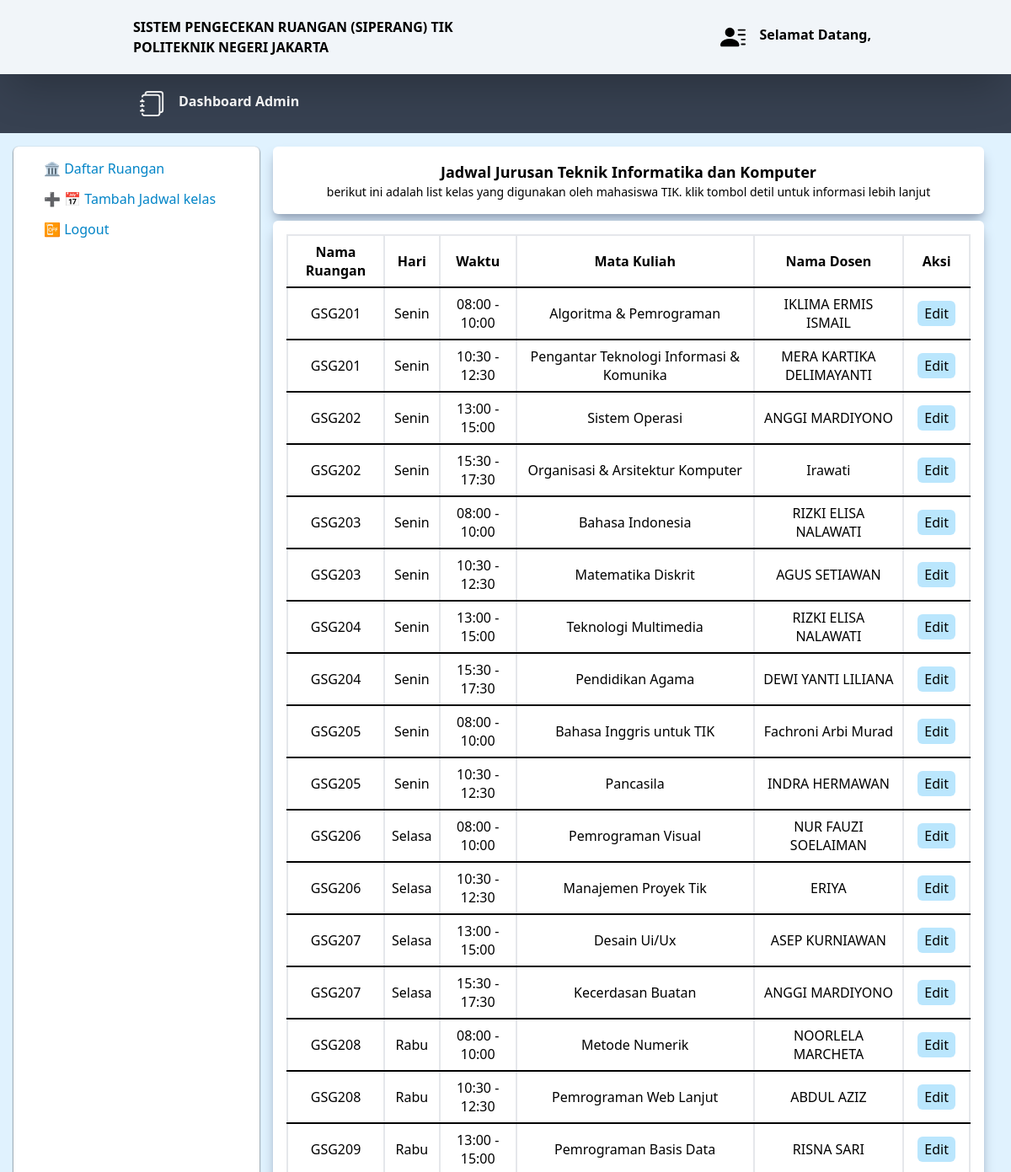
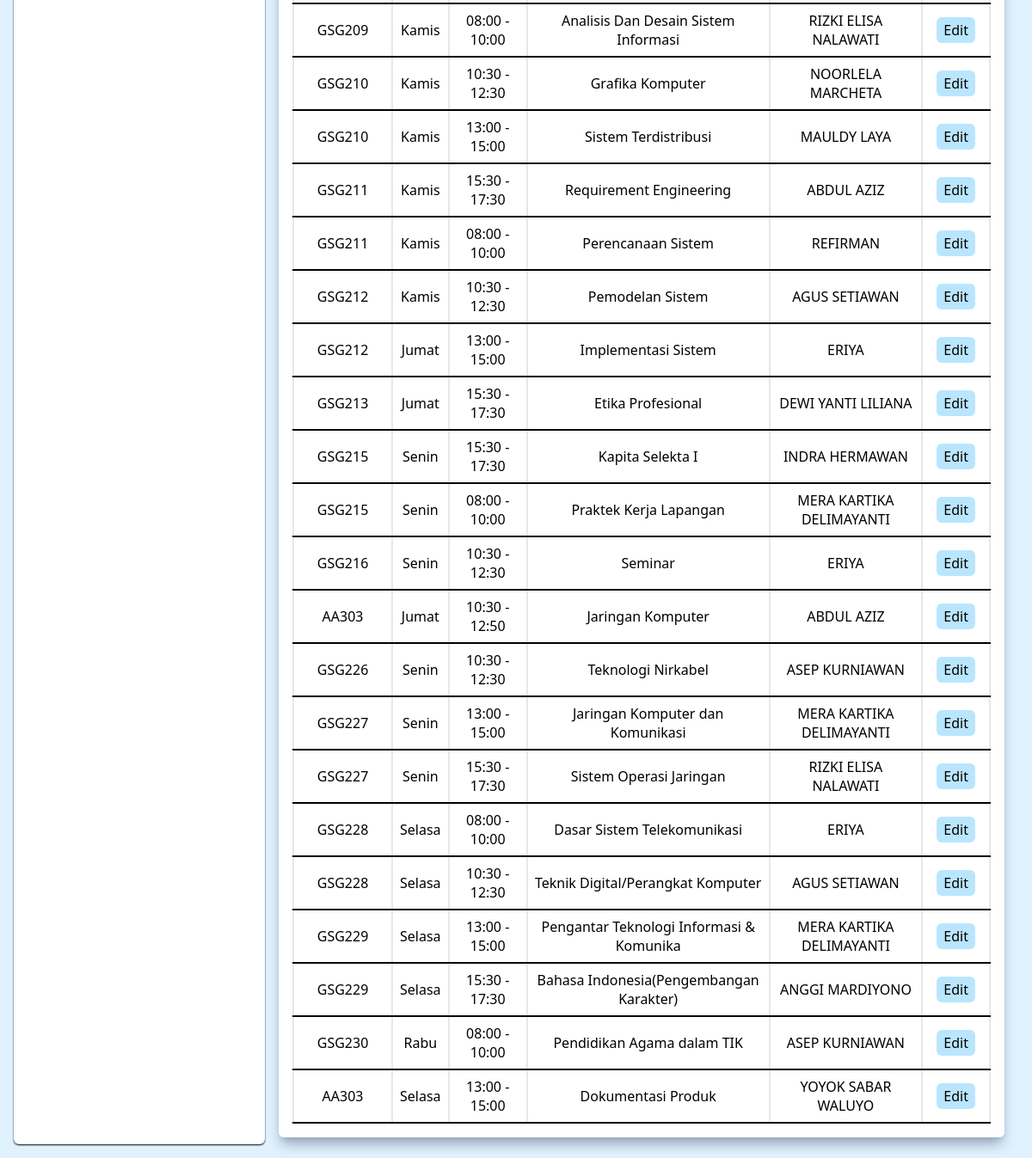
The page /page/dashboard_admin.php on the database its author committed (2 pictures, top to bottom).
### tables this page shows
CREATE TABLE `jadwal` (
  `id_jadwal` int(10) NOT NULL,
  `id_ruangan` varchar(30) NOT NULL,
  `id_matkul` varchar(20) NOT NULL,
  `NIP` varchar(50) NOT NULL,
  `hari` varchar(6) DEFAULT NULL,
  `tanggal` date DEFAULT NULL,
  `keterangan` varchar(255) NOT NULL,
  `waktu_mulai` time DEFAULT NULL,
  `waktu_selesai` time DEFAULT NULL,
  `nama_peminjam` varchar(45) DEFAULT NULL,
  `status` varchar(10) NOT NULL
);

CREATE TABLE `mata_kuliah` (
  `id_matkul` varchar(15) NOT NULL,
  `nama_matkul` varchar(40) NOT NULL
);

CREATE TABLE `dosen` (
  `NIP` varchar(25) NOT NULL,
  `nama_dosen` varchar(45) NOT NULL
);

### page/dashboard_admin.php (the view, shortened to what this page needs)
<?php
include("../util/connection.php");
$sql = "select jadwal.*, dosen.nama_dosen, mata_kuliah.nama_matkul
  from jadwal
  join dosen on jadwal.NIP = dosen.NIP
  join mata_kuliah on jadwal.id_matkul = mata_kuliah.id_matkul;";
$result = mysqli_query($conn, $sql);
?>
<html>
<head>
  <script src="https://cdn.tailwindcss.com"></script>
</head>
<body class="bg-sky-100">
  <header class="sticky bg-slate-100 py-5 font-bold shadow-blake shadow-2xl">
    <nav class="flex flex-row mx-auto w-9/12 px-2">
      <div class="basis-1/2 uppercase text-md items-center">
        <a href="">
          <span>Sistem Pengecekan Ruangan (SIPERANG) TIK</span> <br />
          <span>Politeknik Negeri Jakarta</span>
        </a>
      </div>
      <div class="basis-1/2 text-end my-auto inline-block items-center p-2">
        <a href="" class="flex justify-end transition-all duration-300 ease-in-out hover:text-sky-300">
          <span class="mx-4">
            </span>
          <span class="text-md">Selamat Datang,
          </span></a>
      </div>
    </nav>
  </header>
  <main>
    <div class="bg-gray-700">
      <div class="flex flex-row w-9/12 py-5 mx-auto">
        <div class="text-white font-bold text-md flex flex-start basis-1/2">
          <div class="mx-4">
          </div>
          <div>Dashboard Admin</div>
        </div>
      </div>
    </div>
    <div class="flex flex-row p-4 mx-auto">
      <div class="basis-1/4 rounded-md transition-all duration-300 ease-in-out shadow-black shadow-sm bg-white">
        <ul class="indent-7 text-sky-600 leading-9 p-2 mx-auto">
          <a href="kelas_admin.php">
            <li class="hover:border-2 hover:border-sky-500 transition-all duration-100 ease-in-out rounded-md">
              🏛️ Daftar Ruangan
            </li>
          </a>
          <a href="tambah_jadwal_kelas.php">
            <li class="hover:border-2 hover:border-sky-500 transition-all duration-100 ease-in-out rounded-md">
              ➕ 📅 Tambah Jadwal kelas
            </li>
          </a>
          <a href="../util/logout.php">
            <li class="hover:border-2 hover:border-sky-500 transition-all duration-100 ease-in-out rounded-md">
              📴 Logout
            </li>
          </a>
        </ul>
      </div>
      <div class="basis-3/4">
        <div class="px-4">
          <div class="rounded-md mb-2 shadow-slate-400 shadow-lg  h-max relative bg-white p-4 text-center text-lg font-bold">
            Jadwal Jurusan Teknik Informatika dan Komputer <br>
            <div class="text-sm font-normal">
              berikut ini adalah list kelas yang digunakan oleh mahasiswa TIK. klik tombol detil untuk informasi lebih lanjut
            </div>
          </div>
          <div class="rounded-md mb-2 shadow-slate-400 shadow-lg flex flex-row h-max relative bg-white p-4">
            <table class="w-full text-center">
              <tr>
                <th class="border-2 border-b-black w-1/8 p-2">Nama Ruangan</th>
                <th class="border-2 border-b-black W-1/8 p-2">Hari</th>
                <th class="border-2 border-b-black W-1/8 p-2">Waktu</th>
                <th class="border-2 border-b-black w-2/8 p-2">Mata Kuliah</th>
                <th class="border-2 border-b-black W-2/8 p-2">Nama Dosen</th>
                <th class="border-2 border-b-black W-2/8 p-2">Aksi</th>
              </tr>
              <?php
              if ($result->num_rows > 0) {
                while ($row = $result->fetch_assoc()) {
              ?>
                  <tr>
                    <td class="border-2 border-b-black p-2"><?= $row['id_ruangan']; ?></td>
                    <td class="border-2 border-b-black p-2"><?= $row['hari']; ?></td>
                    <td class="border-2 border-b-black p-2">
                      <?php
                      echo isset($row['waktu_mulai']) ? date('H:i', strtotime($row['waktu_mulai'])) : '';
                      ?> -
                      <?php
                      echo isset($row['waktu_selesai']) ? date('H:i', strtotime($row['waktu_selesai'])) : '';
                      ?>
                    </td>
                    <td class="border-2 border-b-black p-2"><?= $row['nama_matkul']; ?></td>
                    <td class="border-2 border-b-black p-2"><?= $row['nama_dosen']; ?></td>
                    <td class="p-4 border-2 border-b-black p-2">
                      <a href="detail_jadwal.php?id_jadwal=<?php echo $row['id_jadwal'] ?>" class="text-black-200 bg-sky-200 py-1 px-2 hover:bg-sky-300 rounded-md ">Edit</a>
                    </td>
                  </tr>
              <?php }
              } ?>
            </table>
          </div>
        </div>
      </div>
    </div>
  </main>
</body>
</html>

### rows shown on the page
jadwal: id_ruangan "GSG201", hari "Senin", waktu_mulai "08:00", waktu_selesai "10:00", id_matkul.nama_matkul "Algoritma & Pemrograman", dosen.nama_dosen "IKLIMA ERMIS ISMAIL"
jadwal: id_ruangan "GSG201", hari "Senin", waktu_mulai "10:30", waktu_selesai "12:30", id_matkul.nama_matkul "Pengantar Teknologi Informasi & Komunika", dosen.nama_dosen "MERA KARTIKA DELIMAYANTI"
jadwal: id_ruangan "GSG202", hari "Senin", waktu_mulai "13:00", waktu_selesai "15:00", id_matkul.nama_matkul "Sistem Operasi", dosen.nama_dosen "ANGGI MARDIYONO"
jadwal: id_ruangan "GSG202", hari "Senin", waktu_mulai "15:30", waktu_selesai "17:30", id_matkul.nama_matkul "Organisasi & Arsitektur Komputer", dosen.nama_dosen "Irawati"
jadwal: id_ruangan "GSG203", hari "Senin", waktu_mulai "08:00", waktu_selesai "10:00", id_matkul.nama_matkul "Bahasa Indonesia", dosen.nama_dosen "RIZKI ELISA NALAWATI"
jadwal: id_ruangan "GSG203", hari "Senin", waktu_mulai "10:30", waktu_selesai "12:30", id_matkul.nama_matkul "Matematika Diskrit", dosen.nama_dosen "AGUS SETIAWAN"
jadwal: id_ruangan "GSG204", hari "Senin", waktu_mulai "13:00", waktu_selesai "15:00", id_matkul.nama_matkul "Teknologi Multimedia", dosen.nama_dosen "RIZKI ELISA NALAWATI"
jadwal: id_ruangan "GSG204", hari "Senin", waktu_mulai "15:30", waktu_selesai "17:30", id_matkul.nama_matkul "Pendidikan Agama", dosen.nama_dosen "DEWI YANTI LILIANA"
jadwal: id_ruangan "GSG205", hari "Senin", waktu_mulai "08:00", waktu_selesai "10:00", id_matkul.nama_matkul "Bahasa Inggris untuk TIK", dosen.nama_dosen "Fachroni Arbi Murad"
jadwal: id_ruangan "GSG205", hari "Senin", waktu_mulai "10:30", waktu_selesai "12:30", id_matkul.nama_matkul "Pancasila", dosen.nama_dosen "INDRA HERMAWAN"
jadwal: id_ruangan "GSG206", hari "Selasa", waktu_mulai "08:00", waktu_selesai "10:00", id_matkul.nama_matkul "Pemrograman Visual", dosen.nama_dosen "NUR FAUZI SOELAIMAN"
jadwal: id_ruangan "GSG206", hari "Selasa", waktu_mulai "10:30", waktu_selesai "12:30", id_matkul.nama_matkul "Manajemen Proyek Tik", dosen.nama_dosen "ERIYA"
jadwal: id_ruangan "GSG207", hari "Selasa", waktu_mulai "13:00", waktu_selesai "15:00", id_matkul.nama_matkul "Desain Ui/Ux", dosen.nama_dosen "ASEP KURNIAWAN"
jadwal: id_ruangan "GSG207", hari "Selasa", waktu_mulai "15:30", waktu_selesai "17:30", id_matkul.nama_matkul "Kecerdasan Buatan", dosen.nama_dosen "ANGGI MARDIYONO"
jadwal: id_ruangan "GSG208", hari "Rabu", waktu_mulai "08:00", waktu_selesai "10:00", id_matkul.nama_matkul "Metode Numerik", dosen.nama_dosen "NOORLELA MARCHETA"
jadwal: id_ruangan "GSG208", hari "Rabu", waktu_mulai "10:30", waktu_selesai "12:30", id_matkul.nama_matkul "Pemrograman Web Lanjut", dosen.nama_dosen "ABDUL AZIZ"
jadwal: id_ruangan "GSG209", hari "Rabu", waktu_mulai "13:00", waktu_selesai "15:00", id_matkul.nama_matkul "Pemrograman Basis Data", dosen.nama_dosen "RISNA SARI"
jadwal: id_ruangan "GSG209", hari "Kamis", waktu_mulai "08:00", waktu_selesai "10:00", id_matkul.nama_matkul "Analisis Dan Desain Sistem Informasi", dosen.nama_dosen "RIZKI ELISA NALAWATI"
jadwal: id_ruangan "GSG210", hari "Kamis", waktu_mulai "10:30", waktu_selesai "12:30", id_matkul.nama_matkul "Grafika Komputer", dosen.nama_dosen "NOORLELA MARCHETA"
jadwal: id_ruangan "GSG210", hari "Kamis", waktu_mulai "13:00", waktu_selesai "15:00", id_matkul.nama_matkul "Sistem Terdistribusi", dosen.nama_dosen "MAULDY LAYA"
jadwal: id_ruangan "GSG211", hari "Kamis", waktu_mulai "15:30", waktu_selesai "17:30", id_matkul.nama_matkul "Requirement Engineering", dosen.nama_dosen "ABDUL AZIZ"
jadwal: id_ruangan "GSG211", hari "Kamis", waktu_mulai "08:00", waktu_selesai "10:00", id_matkul.nama_matkul "Perencanaan Sistem", dosen.nama_dosen "REFIRMAN"
jadwal: id_ruangan "GSG212", hari "Kamis", waktu_mulai "10:30", waktu_selesai "12:30", id_matkul.nama_matkul "Pemodelan Sistem", dosen.nama_dosen "AGUS SETIAWAN"
jadwal: id_ruangan "GSG212", hari "Jumat", waktu_mulai "13:00", waktu_selesai "15:00", id_matkul.nama_matkul "Implementasi Sistem", dosen.nama_dosen "ERIYA"
jadwal: id_ruangan "GSG213", hari "Jumat", waktu_mulai "15:30", waktu_selesai "17:30", id_matkul.nama_matkul "Etika Profesional", dosen.nama_dosen "DEWI YANTI LILIANA"
jadwal: id_ruangan "GSG215", hari "Senin", waktu_mulai "15:30", waktu_selesai "17:30", id_matkul.nama_matkul "Kapita Selekta I", dosen.nama_dosen "INDRA HERMAWAN"
jadwal: id_ruangan "GSG215", hari "Senin", waktu_mulai "08:00", waktu_selesai "10:00", id_matkul.nama_matkul "Praktek Kerja Lapangan", dosen.nama_dosen "MERA KARTIKA DELIMAYANTI"
jadwal: id_ruangan "GSG216", hari "Senin", waktu_mulai "10:30", waktu_selesai "12:30", id_matkul.nama_matkul "Seminar", dosen.nama_dosen "ERIYA"
jadwal: id_ruangan "AA303", hari "Jumat", waktu_mulai "10:30", waktu_selesai "12:50", id_matkul.nama_matkul "Jaringan Komputer", dosen.nama_dosen "ABDUL AZIZ"
jadwal: id_ruangan "GSG226", hari "Senin", waktu_mulai "10:30", waktu_selesai "12:30", id_matkul.nama_matkul "Teknologi Nirkabel", dosen.nama_dosen "ASEP KURNIAWAN"
jadwal: id_ruangan "GSG227", hari "Senin", waktu_mulai "13:00", waktu_selesai "15:00", id_matkul.nama_matkul "Jaringan Komputer dan Komunikasi", dosen.nama_dosen "MERA KARTIKA DELIMAYANTI"
jadwal: id_ruangan "GSG227", hari "Senin", waktu_mulai "15:30", waktu_selesai "17:30", id_matkul.nama_matkul "Sistem Operasi Jaringan", dosen.nama_dosen "RIZKI ELISA NALAWATI"
jadwal: id_ruangan "GSG228", hari "Selasa", waktu_mulai "08:00", waktu_selesai "10:00", id_matkul.nama_matkul "Dasar Sistem Telekomunikasi", dosen.nama_dosen "ERIYA"
jadwal: id_ruangan "GSG228", hari "Selasa", waktu_mulai "10:30", waktu_selesai "12:30", id_matkul.nama_matkul "Teknik Digital/Perangkat Komputer", dosen.nama_dosen "AGUS SETIAWAN"
jadwal: id_ruangan "GSG229", hari "Selasa", waktu_mulai "13:00", waktu_selesai "15:00", id_matkul.nama_matkul "Pengantar Teknologi Informasi & Komunika", dosen.nama_dosen "MERA KARTIKA DELIMAYANTI"
jadwal: id_ruangan "GSG229", hari "Selasa", waktu_mulai "15:30", waktu_selesai "17:30", id_matkul.nama_matkul "Bahasa Indonesia(Pengembangan Karakter)", dosen.nama_dosen "ANGGI MARDIYONO"
jadwal: id_ruangan "GSG230", hari "Rabu", waktu_mulai "08:00", waktu_selesai "10:00", id_matkul.nama_matkul "Pendidikan Agama dalam TIK", dosen.nama_dosen "ASEP KURNIAWAN"
jadwal: id_ruangan "AA303", hari "Selasa", waktu_mulai "13:00", waktu_selesai "15:00", id_matkul.nama_matkul "Dokumentasi Produk", dosen.nama_dosen "YOYOK SABAR WALUYO"
